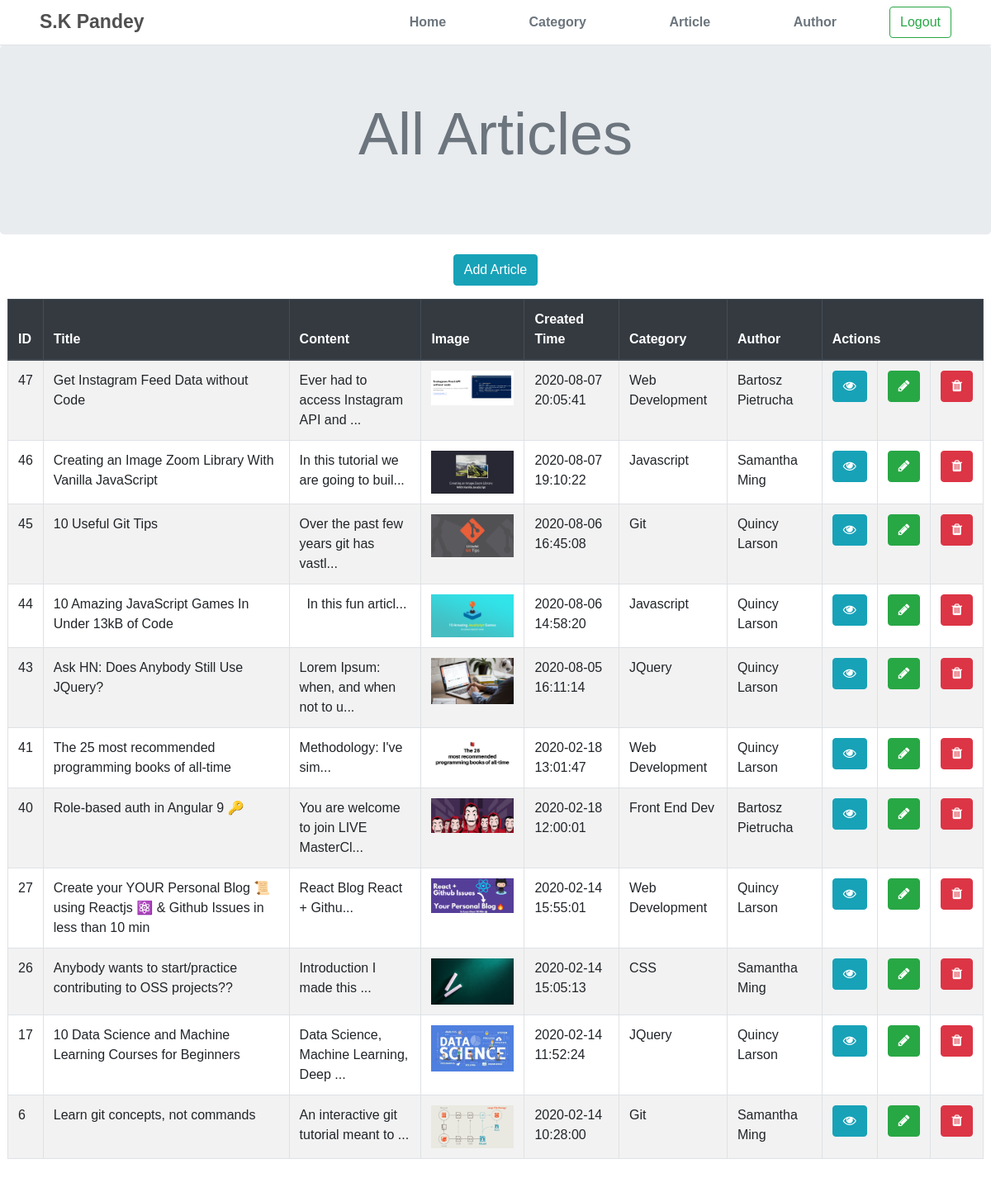
Screenshot of /article.php (signed in) with the database file from the repository.
### tables this page shows
CREATE TABLE `article` (
  `article_id` int(11) NOT NULL,
  `article_title` varchar(255) NOT NULL,
  `article_content` text NOT NULL,
  `article_image` varchar(255) NOT NULL,
  `article_created_time` datetime NOT NULL,
  `id_categorie` int(11) NOT NULL,
  `id_author` int(11) NOT NULL
);

CREATE TABLE `category` (
  `category_id` int(11) NOT NULL,
  `category_name` varchar(100) NOT NULL,
  `category_image` varchar(255) NOT NULL,
  `category_color` varchar(10) NOT NULL DEFAULT '333333'
);

CREATE TABLE `author` (
  `author_id` int(11) NOT NULL,
  `author_fullname` varchar(100) NOT NULL,
  `author_desc` varchar(255) NOT NULL DEFAULT 'Lorem ipsum dolor sit amet consectetur adipisicing elit. Nihil voluptatibus in ullam eum corrupti reiciendis.',
  `author_email` varchar(100) NOT NULL,
  `author_twitter` varchar(100) NOT NULL DEFAULT 'loujaybee',
  `author_github` varchar(100) NOT NULL DEFAULT 'loujaybee',
  `author_link` varchar(100) NOT NULL DEFAULT 'loujaybee',
  `author_avatar` varchar(255) NOT NULL
);

### article.php (the view, shortened to what this page needs)
<?php include "assest/head.php"; ?>
<?php
$stmt = $conn->prepare("SELECT * FROM article, author, category WHERE id_categorie = category_id AND author_id = id_author ORDER BY article_id DESC");
$stmt->execute();
$data = $stmt->fetchAll();
?>
<link type="text/css" rel="stylesheet" href="css/style.css" />
</head>
<body>
    <?php include "assest/header.php" ?>
    <main class="main">
        <div class="jumbotron text-center mb-0">
            <h1 class="display-3 font-weight-normal text-muted">All Articles</h1>
        </div>
        <div class="bg-white p-4">
            <div class="row ">
                <div class="col-lg-12 text-center mb-3">
                    <a class="btn btn-info" href="add_article.php">Add Article</a>
                </div>
            </div>
            <div class="row">
                <table class='table table-striped table-bordered'>
                    <thead class='thead-dark'>
                        <tr>
                            <th scope='col'>ID</th>
                            <th scope='col'>Title</th>
                            <th scope='col'>Content</th>
                            <th scope='col'>Image</th>
                            <th scope='col'>Created Time</th>
                            <th scope='col'>Category</th>
                            <th scope='col'>Author</th>
                            <th scope='col' colspan="3">Actions</th>
                        </tr>
                    </thead>
                    <tbody>
                        <?php
                        foreach ($data as $row) :
                            echo "<tr>";
                            ?>
                            <td><?= $row['article_id'] ?></td>
                            <td><?= $row['article_title'] ?></td>
                            <td class="text-break"><?= strip_tags(substr($row['article_content'], 0, 40)) . "..." ?></td>
                            <td><img src="img/article/<?= $row['article_image'] ?>" style="width: 100px; height: auto;"></td>
                            <td><?= $row['article_created_time'] ?></td>
                            <td><?= $row['category_name'] ?></td>
                            <td><?= $row['author_fullname'] ?></td>
                            <td>
                                <a class="btn btn-info" href="single_article.php?id=<?= $row['article_id'] ?> ">
                                    <i class="fa fa-eye" aria-hidden="true"></i>
                                </a>
                            </td>
                            <td>
                                <a class="btn btn-success" href="update_article.php?id=<?= $row['article_id'] ?> ">
                                    <i class="fa fa-pencil " aria-hidden="true"></i>
                                </a>
                            </td>
                            <td>
                                <a class="btn btn-danger" href="assest/delete.php?type=article&id=<?= $row['article_id'] ?> ">
                                    <i class="fa fa-trash " aria-hidden="true"></i>
                                </a>
                            </td>
                        <?php
                            echo "</tr>";
                        endforeach;
                        ?>
                    </tbody>
                </table>
            </div>
        </div>
    </main>
</body>
</html>

### css/style.css (style rules this page uses)
html, body { height: 100%; }
body { font-family: "Nunito", sans-serif; font-size: 16px; font-weight: 300; color: #3d455c; margin: 0; padding: 0; overflow-x: hidden; background-color: #fff; }
h1, h2, h3, h4, h5, h6 { font-family: "Nunito Sans", sans-serif; font-weight: 700; color: #505050; margin: 0px 0px 15px; }
h1 { font-size: 34px; }
a { font-weight: 600; color: #212631; text-decoration: none; }
.main { flex: 1 0 auto; }

### rows the page displays
article: article_id "47", article_title "Get Instagram Feed Data without Code", article_content "Ever had to access Instagram API and", article_image (picture), article_created_time "2020-08-07 20:05:41", id_categorie.category_name "Web Development", id_author.author_fullname "Bartosz Pietrucha"
article: article_id "46", article_title "Creating an Image Zoom Library With Vanilla JavaScript", article_content "In this tutorial we are going to buil", article_image (picture), article_created_time "2020-08-07 19:10:22", id_categorie.category_name "Javascript", id_author.author_fullname "Samantha Ming"
article: article_id "45", article_title "10 Useful Git Tips", article_content "Over the past few years git has vastl", article_image (picture), article_created_time "2020-08-06 16:45:08", id_categorie.category_name "Git", id_author.author_fullname "Quincy Larson"
article: article_id "44", article_title "10 Amazing JavaScript Games In Under 13kB of Code", article_content "In this fun articl", article_image (picture), article_created_time "2020-08-06 14:58:20", id_categorie.category_name "Javascript", id_author.author_fullname "Quincy Larson"
article: article_id "43", article_title "Ask HN: Does Anybody Still Use JQuery?", article_content "Lorem Ipsum: when, and when not to u", article_image (picture), article_created_time "2020-08-05 16:11:14", id_categorie.category_name "JQuery", id_author.author_fullname "Quincy Larson"
article: article_id "41", article_title "The 25 most recommended programming books of all-time", article_content "Methodology: I've sim", article_image (picture), article_created_time "2020-02-18 13:01:47", id_categorie.category_name "Web Development", id_author.author_fullname "Quincy Larson"
article: article_id "40", article_title "Role-based auth in Angular 9 🔑", article_content "You are welcome to join LIVE MasterCl", article_image (picture), article_created_time "2020-02-18 12:00:01", id_categorie.category_name "Front End Dev", id_author.author_fullname "Bartosz Pietrucha"
article: article_id "27", article_title "Create your YOUR Personal Blog 📜 using Reactjs ⚛️ & Github Issues in less than 10 min", article_content "React Blog React + Githu", article_image (picture), article_created_time "2020-02-14 15:55:01", id_categorie.category_name "Web Development", id_author.author_fullname "Quincy Larson"
article: article_id "26", article_title "Anybody wants to start/practice contributing to OSS projects??", article_content "Introduction I made this", article_image (picture), article_created_time "2020-02-14 15:05:13", id_categorie.category_name "CSS", id_author.author_fullname "Samantha Ming"
article: article_id "17", article_title "10 Data Science and Machine Learning Courses for Beginners", article_content "Data Science, Machine Learning, Deep", article_image (picture), article_created_time "2020-02-14 11:52:24", id_categorie.category_name "JQuery", id_author.author_fullname "Quincy Larson"
article: article_id "6", article_title "Learn git concepts, not commands", article_content "An interactive git tutorial meant to", article_image (picture), article_created_time "2020-02-14 10:28:00", id_categorie.category_name "Git", id_author.author_fullname "Samantha Ming"
